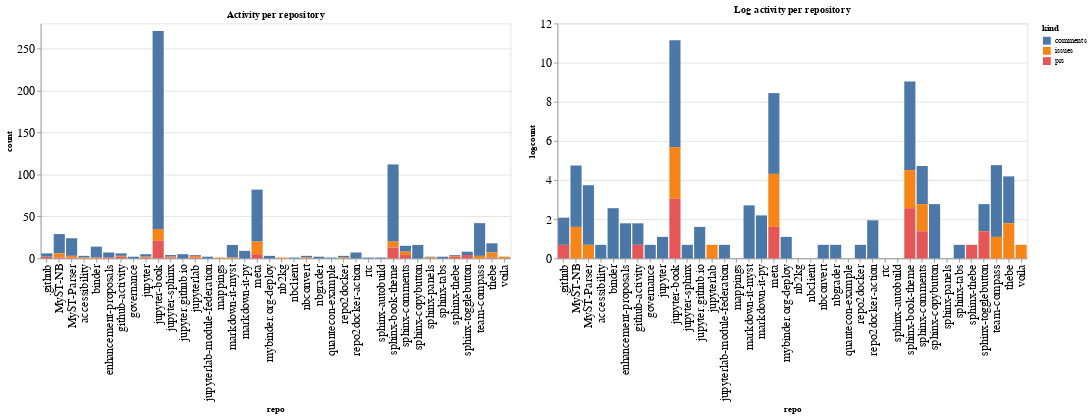

The notebook cell this image was saved under:
### Code cell
ch1 = alt.Chart(repo_summaries, width=600, title="Activity per repository").mark_bar().encode(
    x='repo',
    y='count',
    color='kind',
    tooltip="kind"
)

ch2 = alt.Chart(repo_summaries, width=600, title="Log activity per repository").mark_bar().encode(
    x='repo',
    y='logcount',
    color='kind',
    tooltip="kind"
)

ch1 | ch2

### Figure 1 — Vega-Lite specification as saved in the notebook (floating-point values rounded to 4 significant figures)
{"config": {"axisLeft": {"labelFontSize": 15}, "axisBottom": {"labelFontSize": 15}}, "hconcat": [{"mark": "bar", "encoding": {"color": {"type": "nominal", "field": "kind"}, "tooltip": {"type": "nominal", "field": "kind"}, "x": {"type": "nominal", "field": "repo"}, "y": {"type": "quantitative", "field": "count"}}, "title": "Activity per repository", "width": 600}, {"mark": "bar", "encoding": {"color": {"type": "nominal", "field": "kind"}, "tooltip": {"type": "nominal", "field": "kind"}, "x": {"type": "nominal", "field": "repo"}, "y": {"type": "quantitative", "field": "logcount"}}, "title": "Log activity per repository", "width": 600}], "data": {"name": "data-55900807908d7c250c1492b32b84ee5d"}, "$schema": "https://vega.github.io/schema/vega-lite/v4.8.1.json", "datasets": {"data-55900807908d7c250c1492b32b84ee5d": [{"repo": ".github", "kind": "comments", "count": 4, "logcount": 1.386}, {"repo": ".github", "kind": "prs", "count": 2, "logcount": 0.6931}, {"repo": "MyST-NB", "kind": "comments", "count": 23, "logcount": 3.135}, {"repo": "MyST-NB", "kind": "issues", "count": 5, "logcount": 1.609}, {"repo": "MyST-NB", "kind": "prs", "count": 1, "logcount": 0.0}, {"repo": "MyST-Parser", "kind": "comments", "count": 21, "logcount": 3.045}, {"repo": "MyST-Parser", "kind": "issues", "count": 2, "logcount": 0.6931}, {"repo": "MyST-Parser", "kind": "prs", "count": 1, "logcount": 0.0}, {"repo": "accessibility", "kind": "comments", "count": 2, "logcount": 0.6931}, {"repo": "accessibility", "kind": "issues", "count": 1, "logcount": 0.0}, {"repo": "binder", "kind": "comments", "count": 13, "logcount": 2.565}, {"repo": "binder", "kind": "issues", "count": 1, "logcount": 0.0}, {"repo": "enhancement-proposals", "kind": "comments", "count": 6, "logcount": 1.792}, {"repo": "enhancement-proposals", "kind": "prs", "count": 1, "logcount": 0.0}, {"repo": "github-activity", "kind": "comments", "count": 3, "logcount": 1.099}, {"repo": "github-activity", "kind": "issues", "count": 1, "logcount": 0.0}, {"repo": "github-activity", "kind": "prs", "count": 2, "logcount": 0.6931}, {"repo": "governance", "kind": "comments", "count": 2, "logcount": 0.6931}, {"repo": "jupyter", "kind": "comments", "count": 3, "logcount": 1.099}, {"repo": "jupyter", "kind": "issues", "count": 1, "logcount": 0.0}, {"repo": "jupyter", "kind": "prs", "count": 1, "logcount": 0.0}, {"repo": "jupyter-book", "kind": "comments", "count": 236, "logcount": 5.464}, {"repo": "jupyter-book", "kind": "issues", "count": 14, "logcount": 2.639}, {"repo": "jupyter-book", "kind": "prs", "count": 21, "logcount": 3.045}, {"repo": "jupyter-sphinx", "kind": "comments", "count": 2, "logcount": 0.6931}, {"repo": "jupyter-sphinx", "kind": "issues", "count": 1, "logcount": 0.0}, {"repo": "jupyter-sphinx", "kind": "prs", "count": 1, "logcount": 0.0}, {"repo": "jupyter.github.io", "kind": "comments", "count": 5, "logcount": 1.609}, {"repo": "jupyterlab", "kind": "comments", "count": 1, "logcount": 0.0}, {"repo": "jupyterlab", "kind": "issues", "count": 2, "logcount": 0.6931}, {"repo": "jupyterlab", "kind": "prs", "count": 1, "logcount": 0.0}, {"repo": "jupyterlab-module-federation", "kind": "comments", "count": 2, "logcount": 0.6931}, {"repo": "mappings", "kind": "issues", "count": 1, "logcount": 0.0}, {"repo": "markdown-it-myst", "kind": "comments", "count": 15, "logcount": 2.708}, {"repo": "markdown-it-myst", "kind": "issues", "count": 1, "logcount": 0.0}, {"repo": "markdown-it-py", "kind": "comments", "count": 9, "logcount": 2.197}, {"repo": "meta", "kind": "comments", "count": 62, "logcount": 4.127}, {"repo": "meta", "kind": "issues", "count": 15, "logcount": 2.708}, {"repo": "meta", "kind": "prs", "count": 5, "logcount": 1.609}, {"repo": "mybinder.org-deploy", "kind": "comments", "count": 3, "logcount": 1.099}, {"repo": "nb2kg", "kind": "issues", "count": 1, "logcount": 0.0}, {"repo": "nbclient", "kind": "comments", "count": 1, "logcount": 0.0}, {"repo": "nbconvert", "kind": "comments", "count": 2, "logcount": 0.6931}, {"repo": "nbconvert", "kind": "issues", "count": 1, "logcount": 0.0}, {"repo": "nbgrader", "kind": "comments", "count": 2, "logcount": 0.6931}, {"repo": "quantecon-example", "kind": "comments", "count": 1, "logcount": 0.0}, {"repo": "repo2docker", "kind": "comments", "count": 2, "logcount": 0.6931}, {"repo": "repo2docker", "kind": "issues", "count": 1, "logcount": 0.0}, {"repo": "repo2docker-action", "kind": "comments", "count": 7, "logcount": 1.946}, {"repo": "rtc", "kind": "comments", "count": 1, "logcount": 0.0}, {"repo": "sphinx-autobuild", "kind": "comments", "count": 1, "logcount": 0.0}, {"repo": "sphinx-book-theme", "kind": "comments", "count": 92, "logcount": 4.522}, {"repo": "sphinx-book-theme", "kind": "issues", "count": 7, "logcount": 1.946}, {"repo": "sphinx-book-theme", "kind": "prs", "count": 13, "logcount": 2.565}, {"repo": "sphinx-comments", "kind": "comments", "count": 7, "logcount": 1.946}, {"repo": "sphinx-comments", "kind": "issues", "count": 4, "logcount": 1.386}, {"repo": "sphinx-comments", "kind": "prs", "count": 4, "logcount": 1.386}, {"repo": "sphinx-copybutton", "kind": "comments", "count": 16, "logcount": 2.773}, {"repo": "sphinx-panels", "kind": "comments", "count": 1, "logcount": 0.0}, {"repo": "sphinx-panels", "kind": "issues", "count": 1, "logcount": 0.0}, {"repo": "sphinx-tabs", "kind": "comments", "count": 2, "logcount": 0.6931}, {"repo": "sphinx-thebe", "kind": "comments", "count": 1, "logcount": 0.0}, {"repo": "sphinx-thebe", "kind": "issues", "count": 1, "logcount": 0.0}, {"repo": "sphinx-thebe", "kind": "prs", "count": 2, "logcount": 0.6931}, {"repo": "sphinx-togglebutton", "kind": "comments", "count": 4, "logcount": 1.386}, {"repo": "sphinx-togglebutton", "kind": "prs", "count": 4, "logcount": 1.386}, {"repo": "team-compass", "kind": "comments", "count": 39, "logcount": 3.664}, {"repo": "team-compass", "kind": "issues", "count": 3, "logcount": 1.099}, {"repo": "thebe", "kind": "comments", "count": 11, "logcount": 2.398}, {"repo": "thebe", "kind": "issues", "count": 6, "logcount": 1.792}, {"repo": "thebe", "kind": "prs", "count": 1, "logcount": 0.0}, {"repo": "voila", "kind": "issues", "count": 2, "logcount": 0.6931}]}}
